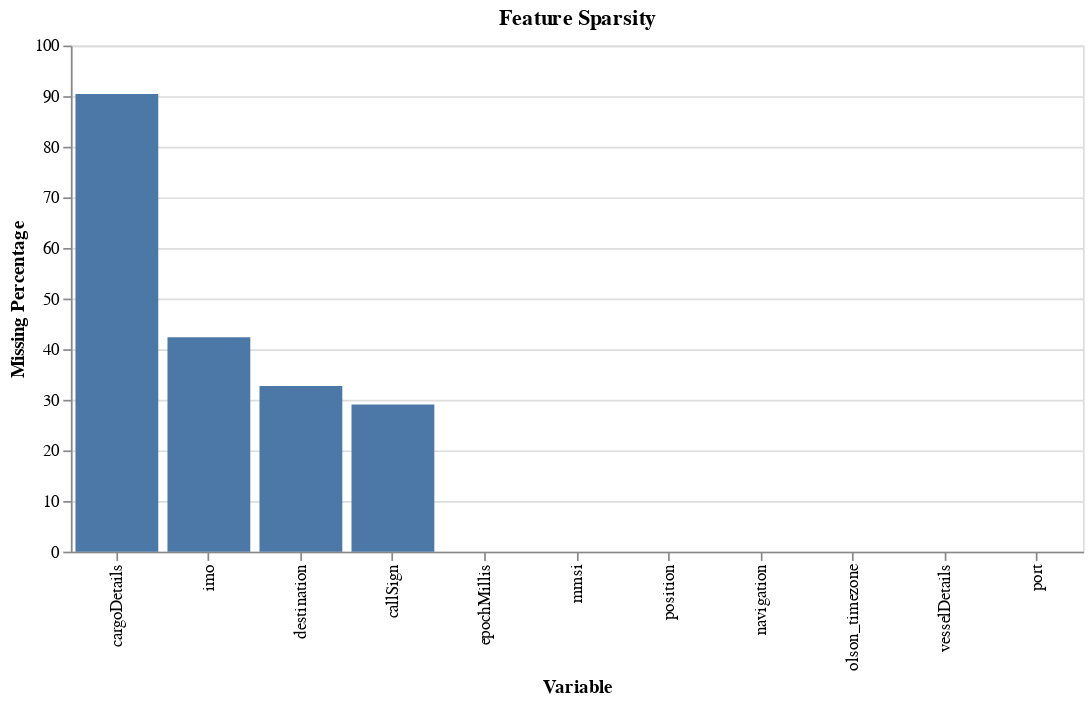

The notebook cell saved with this chart:
### Code cell
chart = alt.Chart(missing_vals_sort).mark_bar().encode(
    x=alt.X('variable', sort=None, title='Variable'),
    y=alt.Y('missing_percentage', title='Missing Percentage'),
    tooltip=['variable', 'missing_percentage']
).properties(
    title='Feature Sparsity',
    width=600,
    height=300
)

chart

### Figure 1 — Vega specification as saved in the notebook (floating-point values rounded to 4 significant figures)
{"$schema": "https://vega.github.io/schema/vega/v5.json", "data": [{"name": "source_0", "values": [{"missing_percentage": 90.41, "missing_percentage_end": 90.41, "missing_percentage_start": 0.0, "variable": "cargoDetails"}, {"missing_percentage": 42.34, "missing_percentage_end": 42.34, "missing_percentage_start": 0.0, "variable": "imo"}, {"missing_percentage": 32.72, "missing_percentage_end": 32.72, "missing_percentage_start": 0.0, "variable": "destination"}, {"missing_percentage": 29.09, "missing_percentage_end": 29.09, "missing_percentage_start": 0.0, "variable": "callSign"}, {"missing_percentage": 0.0, "missing_percentage_end": 0.0, "missing_percentage_start": 0.0, "variable": "epochMillis"}, {"missing_percentage": 0.0, "missing_percentage_end": 0.0, "missing_percentage_start": 0.0, "variable": "mmsi"}, {"missing_percentage": 0.0, "missing_percentage_end": 0.0, "missing_percentage_start": 0.0, "variable": "position"}, {"missing_percentage": 0.0, "missing_percentage_end": 0.0, "missing_percentage_start": 0.0, "variable": "navigation"}, {"missing_percentage": 0.0, "missing_percentage_end": 0.0, "missing_percentage_start": 0.0, "variable": "olson_timezone"}, {"missing_percentage": 0.0, "missing_percentage_end": 0.0, "missing_percentage_start": 0.0, "variable": "vesselDetails"}, {"missing_percentage": 0.0, "missing_percentage_end": 0.0, "missing_percentage_start": 0.0, "variable": "port"}]}, {"name": "source_0_x_domain_variable", "values": [{"variable": "cargoDetails"}, {"variable": "imo"}, {"variable": "destination"}, {"variable": "callSign"}, {"variable": "epochMillis"}, {"variable": "mmsi"}, {"variable": "position"}, {"variable": "navigation"}, {"variable": "olson_timezone"}, {"variable": "vesselDetails"}, {"variable": "port"}]}], "marks": [{"type": "rect", "name": "marks", "from": {"data": "source_0"}, "encode": {"update": {"y": {"field": "missing_percentage_end", "scale": "y"}, "x": {"field": "variable", "scale": "x"}, "y2": {"field": "missing_percentage_start", "scale": "y"}, "width": {"signal": "max(0.25, bandwidth('x'))"}, "tooltip": {"signal": "{\"variable\": isValid(datum[\"variable\"]) ? datum[\"variable\"] : \"\"+datum[\"variable\"], \"missing_percentage\": format(datum[\"missing_percentage\"], \"\")}"}, "fill": {"value": "#4c78a8"}}}, "style": ["bar"]}], "scales": [{"name": "x", "type": "band", "domain": {"data": "source_0_x_domain_variable", "field": "variable"}, "range": [0, {"signal": "width"}], "paddingInner": 0.1, "paddingOuter": 0.05}, {"name": "y", "type": "linear", "domain": {"data": "source_0", "fields": ["missing_percentage_start", "missing_percentage_end"]}, "range": [{"signal": "height"}, 0], "zero": true, "nice": true}], "axes": [{"scale": "y", "domain": false, "minExtent": 0, "gridScale": "x", "aria": false, "labels": false, "grid": true, "tickCount": {"signal": "ceil(height/40)"}, "maxExtent": 0, "ticks": false, "orient": "left", "zindex": 0}, {"scale": "x", "labelAngle": 270, "labelAlign": "right", "zindex": 0, "labelBaseline": "middle", "orient": "bottom", "grid": false, "title": "Variable"}, {"scale": "y", "title": "Missing Percentage", "labelOverlap": true, "tickCount": {"signal": "ceil(height/40)"}, "orient": "left", "zindex": 0, "grid": false}], "title": {"text": "Feature Sparsity", "frame": "group"}, "width": 600, "padding": 5, "style": "cell", "height": 300, "background": "white"}
